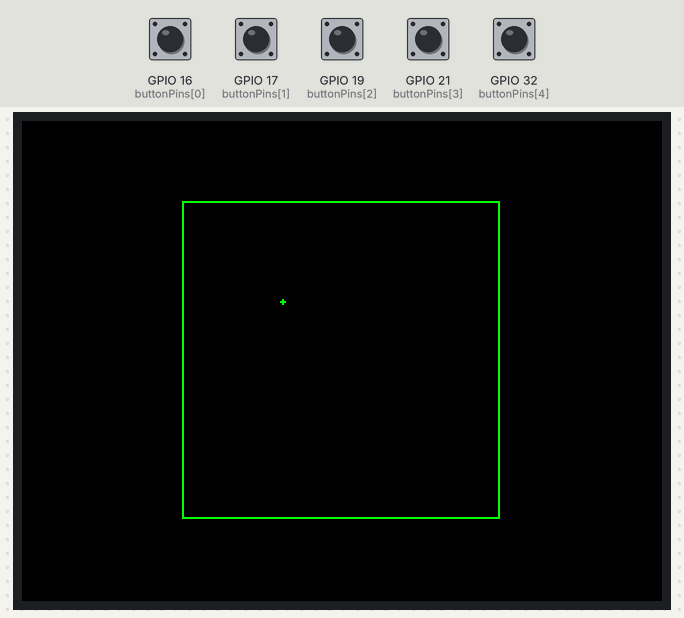
This program was run on a simulated ESP32. On the bench: 320×240 colour display. The inputs (shaded band) are chosen by the test bench; at power-on: GPIO 16 (buttonPins[0]), GPIO 17 (buttonPins[1]), GPIO 19 (buttonPins[2]), GPIO 21 (buttonPins[3]), GPIO 32 (buttonPins[4]) HIGH. Random numbers use the default seed unless the program sets one; what the program prints to the serial monitor is not drawn.

Above: at 2.4 s.

The program:

main.cpp
```cpp
#include "game.h"
#include "input.h"
#include <Arduino.h>
#include <random.h>

// Переменные для статистики
unsigned long lastPrintTime = 0;
const unsigned long PRINT_INTERVAL = 5000; // Обновляем раз в 1 секунду
int loopCounter = 0;

void printMemoryInfo(int currentFps) {
  // Проверяем, прошла ли секунда
  if (millis() - lastPrintTime >= PRINT_INTERVAL) {
    lastPrintTime = millis();

    // Очищаем консоль (ANSI-код)
    Serial.print("\033[2J\033[H");

    // Красивый вывод
    Serial.println("=====================================");
    Serial.println("         SYSTEM MONITOR");
    Serial.println("=====================================");

    // Память
    Serial.printf(" Total Heap:  %u bytes\n", ESP.getHeapSize());
    Serial.printf(" Free Heap:   %u bytes\n", ESP.getFreeHeap());
    Serial.printf(" Min Heap:    %u bytes\n", ESP.getMinFreeHeap());

    // Производительность
    Serial.println("-------------------------------------");
    Serial.printf(" FPS:         %d\n", currentFps);

    // Предупреждение, если памяти осталось мало (меньше 20 КБ)
    if (ESP.getFreeHeap() < 20000) {
      Serial.println(" [WARNING]: LOW MEMORY!");
    }

    Serial.println("=====================================");
  }
}

void setup() {
  Serial.begin(115200);

  // Даем порту время на инициализацию, чтобы первые строки не потерялись
  delay(1000);
  Serial.println("Starting Game...");

  Random::init();
  initInput();
  initGame();
}

void loop() {
  // 1. Игровой цикл
  updateGame();

  // 2. Считаем кадры (FPS)
  loopCounter++;

  // 3. Раз в секунду выводим статистику и сбрасываем счетчик
  if (millis() - lastPrintTime >= PRINT_INTERVAL) {
    int currentFps = loopCounter; // Запоминаем сколько натикало
    loopCounter = 0;              // Сбрасываем для следующей секунды
    printMemoryInfo(currentFps);  // Вызываем функцию вывода
  }
}
```

Timer.h
```cpp
#pragma once

class Timer {
private:
  unsigned long previousMillis;
  unsigned long interval;

public:
  explicit Timer(unsigned long ms);
  bool ready();
  void reset();
};
```

entity.h
```cpp
#pragma once
#include "timer.h"

class Entity {
public:
  Entity() : x(0), y(0), speed(0), isActive(false), moveTimer(1000) {}
  Entity(int startX, int startY, int stepPixels, int intervalMs)
      : x(startX), y(startY), speed(stepPixels), isActive(true),
        moveTimer(intervalMs) {}

  int x;
  int y;
  int speed;
  bool isActive;

  virtual ~Entity() = default;
  virtual void update();

protected:
  Timer moveTimer;
};
```

game.h
```cpp
#pragma once
#include "player.h"

void initGame();
void updateGame();
void drawGame();
```

input.h
```cpp
#pragma once

enum Button {
  BTN_UP,
  BTN_DOWN,
  BTN_LEFT,
  BTN_RIGHT,
  BTN_ACTION,
  BTN_ADDITION,
  BTN_COUNT // эта строчка по сути счетчик для циклов
};

void initInput();
bool isButtonPressed(Button btn);
```

player.h
```cpp
#pragma once
#include "entity.h"
#include "timer.h"
#include "types.h"
class Player : public Entity {
public:
  Player();
  void update() override;
  void calculatePlayerPosition(int offsetX, int offsetY);

  int lastPlayerPositionX;
  int lastPlayerPositionY;
  bool justShot = false;
  Direction direction;

private:
  Timer shootTimer;
};
```

projectile.h
```cpp
#pragma once
#include "entity.h"
#include "types.h"

class Projectile : public Entity {
public:
  Projectile() : direction(Direction::RIGHT) {}
  Projectile(int startX, int startY, int stepPixels, int intervalMs,
             Direction projectileDirection)
      : Entity(startX, startY, stepPixels, intervalMs),
        direction(projectileDirection) {}

  Direction direction;

  void update() override;
};
```

random.h
```cpp
#pragma once

class Random {
public:
  // Вызывается ОДИН РАЗ в setup()
  static void init();

  // Получить случайное число от min до max (включительно)
  static int get(int min, int max);

private:
  // Статический генератор (один на всю программу)
  static unsigned long seed;
};
```

types.h
```cpp
#pragma once

enum class Direction { UP, DOWN, LEFT, RIGHT };

struct Position {
  int x;
  int y;
};
```

zombie.h
```cpp
#pragma once
#include "entity.h"
#include "types.h"

class Zombie : public Entity {
public:
  Zombie();
  Zombie(int startX, int startY);

  void update(Position nextPosition);
  Position nextPosition(int playerX, int playerY);
};
```

Timer.cpp
```cpp
#include "timer.h"
#include <Arduino.h>

Timer::Timer(unsigned long ms) : interval(ms), previousMillis(0) {}

bool Timer::ready() {
  if (millis() - previousMillis >= interval) {
    previousMillis = millis();
    return true;
  }
  return false;
}

void Timer::reset() { previousMillis = millis(); }
```

entity.cpp
```cpp
#include <entity.h>

void Entity::update() {}
```

game.cpp
```cpp
#include "game.h"
#include "gameConfig.h"
#include "player.h"
#include <TFT_eSPI.h>
#include <projectile.h>
#include <random.h>
#include <zombie.h>

TFT_eSPI tft = TFT_eSPI();
TFT_eSprite sprite = TFT_eSprite(&tft);

const int MAX_BULLETS = 20;
Projectile bullets[MAX_BULLETS];
int activeBullets = 0;

Player myPlayer;

Timer enemySpawnTimer(5000);
const int MAX_ENEMIES = 10;
int activeZombies = 0;
Zombie zombies[MAX_ENEMIES];

void drawWalls() {
  sprite.drawLine(0, 0, MAP_SIZE_X - 2, 0, TFT_GREEN);
  sprite.drawLine(0, MAP_SIZE_Y - 2, MAP_SIZE_X - 2, MAP_SIZE_Y - 2, TFT_GREEN);
  sprite.drawLine(0, MAP_SIZE_Y - 2, 0, 0, TFT_GREEN);
  sprite.drawLine(MAP_SIZE_X - 2, 0, MAP_SIZE_X - 2, MAP_SIZE_Y - 2, TFT_GREEN);
}

void spawnEnemy() {
  if (enemySpawnTimer.ready()) {
    int enemyX = Random::get(1, MAP_SIZE_X - 2);
    int enemyY = Random::get(1, MAP_SIZE_Y - 2);

    // Создаем врага и добавляем его в массив врагов
    // activeZombies
    if (activeZombies < MAX_ENEMIES) {
      zombies[activeZombies] = Zombie(enemyX, enemyY);
      activeZombies++;
    }
  }
}

bool isOutOfBounds(int x, int y) {
  if (x < 0 || x > MAP_SIZE_X || y < 0 || y > MAP_SIZE_Y) {
    return true;
  }
  return false;
}

void drawPlayer() {
  sprite.drawSpot(myPlayer.x, myPlayer.y, 1, TFT_GREEN, TFT_GREEN);
}

void updateBullets() {
  // если игрок выстрелил, то добавляем пулю, если еще есть место в массиве пуль
  if (myPlayer.justShot && activeBullets < MAX_BULLETS) {
    bullets[activeBullets] =
        Projectile(myPlayer.x, myPlayer.y, 3, 20, myPlayer.direction);
    activeBullets++;
  }

  // обновляем пули, удаляем те, что за экраном
  for (int i = 0; i < activeBullets; i++) {
    bullets[i].update();

    if (isOutOfBounds(bullets[i].x, bullets[i].y)) {
      bullets[i] = bullets[activeBullets - 1];
      activeBullets--;
    }
  }
}

void drawBullets() {
  for (int i = 0; i < activeBullets; i++) {
    sprite.drawSpot(bullets[i].x, bullets[i].y, 1, TFT_YELLOW, TFT_YELLOW);
  }
}

void updateZombies() {
  for (int i = 0; i < activeZombies; i++) {
    Position nextPosition = zombies[i].nextPosition(myPlayer.x, myPlayer.y);
    bool collision = false;

    // коллизия
    for (int j = 0; j < activeZombies; j++) {
      if (i == j)
        continue;

      // Если расстояние между ними меньше размера зомби
      if (abs(nextPosition.x - zombies[j].x) < 2 &&
          abs(nextPosition.y - zombies[j].y) < 2) {
        collision = true;
        break;
      }
    }

    if (!collision) {
      zombies[i].update(nextPosition);
    }
  }
}

void drawZombies() {
  for (int i = 0; i < activeZombies; i++) {
    sprite.drawSpot(zombies[i].x, zombies[i].y, 1, TFT_RED, TFT_RED);
  }
}

void initGame() {
  tft.init();
  tft.setRotation(3);
  tft.fillScreen(TFT_BLACK);

  if (!sprite.createSprite(MAP_SIZE_X, MAP_SIZE_Y)) {
    Serial.println("Failed to create sprite");
  }

  sprite.fillScreen(TFT_BLACK);
  drawWalls();
  drawPlayer();
  myPlayer = Player();
}

void updateGame() {
  myPlayer.update();
  updateBullets();
  updateZombies();

  spawnEnemy();

  sprite.fillScreen(TFT_BLACK);

  drawWalls();
  drawPlayer();
  drawBullets();
  drawZombies();

  sprite.pushSprite(MAP_OFFSET_X, MAP_OFFSET_Y);
}
```

input.cpp
```cpp
#include "input.h"
#include <Arduino.h>

// Здесь мы ОДИН РАЗ задаем пины. Больше нигде они не упоминаются.
constexpr uint8_t buttonPins[BTN_COUNT] = {
    16, // BTN_UP
    17, // BTN_DOWN
    19, // BTN_LEFT
    21, // BTN_RIGHT
    32, // BTN_ACTION
    33, // BTN_ADDITION
};

void initInput() {
  for (int i = 0; i < BTN_COUNT; i++) {
    pinMode(buttonPins[i], INPUT_PULLUP);
  }
}

bool isButtonPressed(Button btn) { return digitalRead(buttonPins[btn]) == LOW; }
```

player.cpp
```cpp
#include "player.h"
#include "gameConfig.h"
#include <Arduino.h>
#include <input.h>

Player::Player()
    : Entity(50, 50, 1, 20), direction(Direction::RIGHT), shootTimer(200) {
  lastPlayerPositionX = x;
  lastPlayerPositionY = y;
  justShot = false;
}

void Player::calculatePlayerPosition(int offsetX, int offsetY) {
  lastPlayerPositionX = x;
  lastPlayerPositionY = y;
  x += offsetX;
  y += offsetY;

  constexpr uint8_t playerSizeOffset =
      2; // чтоб не вылезал за границы карты с учетом своего размера

  if (x < playerSizeOffset) {
    x = playerSizeOffset;
  }
  if (y < playerSizeOffset) {
    y = playerSizeOffset;
  }
  if (x > MAP_SIZE_X - playerSizeOffset) {
    x = MAP_SIZE_X - playerSizeOffset;
  }
  if (y > MAP_SIZE_Y - playerSizeOffset) {
    y = MAP_SIZE_Y - playerSizeOffset;
  }
}

void Player::update() {
  int moveX = 0;
  int moveY = 0;
  justShot = false;

  if (isButtonPressed(BTN_UP)) {
    direction = Direction::UP;
    moveY -= speed;
  }
  if (isButtonPressed(BTN_DOWN)) {
    direction = Direction::DOWN;
    moveY += speed;
  }
  if (isButtonPressed(BTN_LEFT)) {
    direction = Direction::LEFT;
    moveX -= speed;
  }
  if (isButtonPressed(BTN_RIGHT)) {
    direction = Direction::RIGHT;
    moveX += speed;
  }

  if ((moveX != 0 || moveY != 0) && moveTimer.ready()) {
    calculatePlayerPosition(moveX, moveY);
  }

  if (isButtonPressed(BTN_ACTION) && shootTimer.ready()) {
    justShot = true;
  }
}
```

projectile.cpp
```cpp
#include "projectile.h"

void Projectile::update() {
  if (!moveTimer.ready())
    return;

  switch (direction) {
  case Direction::UP:
    y -= speed;
    break;
  case Direction::DOWN:
    y += speed;
    break;
  case Direction::LEFT:
    x -= speed;
    break;
  case Direction::RIGHT:
    x += speed;
    break;
  }
}
```

random.cpp
```cpp
#include "Random.h"
#include <Arduino.h>
#include <random>

std::mt19937 rng;

void Random::init() {
  rng.seed(esp_random()); // Инициализируем аппаратным шумом ESP32
}

int Random::get(int min, int max) {
  std::uniform_int_distribution<int> dist(min, max);
  return dist(rng);
}
```

zombie.cpp
```cpp
#include "zombie.h"

Zombie::Zombie() : Entity() {};
Zombie::Zombie(int startX, int startY) : Entity(startX, startY, 1, 150) {};

Position Zombie::nextPosition(int playerX, int playerY) {
  Position nextPos = {x, y};

  if (playerX > x) {
    nextPos.x += speed;
  } else if (playerX < x) {
    nextPos.x -= speed;
  }

  if (playerY > y) {
    nextPos.y += speed;
  } else if (playerY < y) {
    nextPos.y -= speed;
  }

  return nextPos;
}

void Zombie::update(Position nextPosition) {
  if (!moveTimer.ready()) {
    return;
  }

  x = nextPosition.x;
  y = nextPosition.y;
}
```

gameConfig.h
```cpp
#pragma once

const int SCREEN_WIDTH = 320;
const int SCREEN_HEIGHT = 240;

const int MAP_SIZE_X = 160;
const int MAP_SIZE_Y = 160;

const int MAP_OFFSET_X = (SCREEN_WIDTH - MAP_SIZE_X) / 2;
const int MAP_OFFSET_Y = (SCREEN_HEIGHT - MAP_SIZE_Y) / 2;
```
